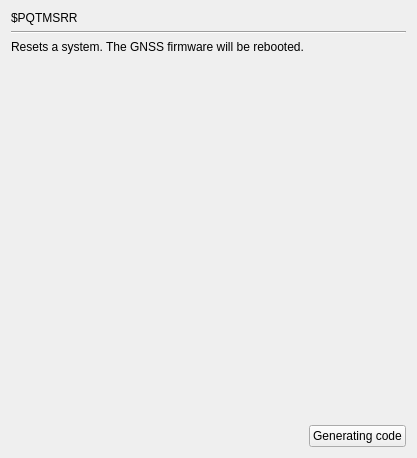
     <widget class="QWidget" name="page_PQTMSRR">
      <layout class="QGridLayout" name="gridLayout_232">
       <item row="0" column="0">
        <widget class="QLabel" name="label_492">
         <property name="text">
          <string>$PQTMSRR</string>
         </property>
        </widget>
       </item>
       <item row="1" column="0" colspan="2">
        <widget class="Line" name="line_124">
         <property name="orientation">
          <enum>Qt::Horizontal</enum>
         </property>
        </widget>
       </item>
       <item row="2" column="0" colspan="2">
        <widget class="QLabel" name="label_493">
         <property name="text">
          <string>Resets a system. The GNSS firmware will be rebooted.</string>
         </property>
        </widget>
       </item>
       <item row="3" column="1">
        <spacer name="verticalSpacer_124">
         <property name="orientation">
          <enum>Qt::Vertical</enum>
         </property>
         <property name="sizeHint" stdset="0">
          <size>
           <width>20</width>
           <height>365</height>
          </size>
         </property>
        </spacer>
       </item>
       <item row="4" column="0">
        <spacer name="horizontalSpacer_124">
         <property name="orientation">
          <enum>Qt::Horizontal</enum>
         </property>
         <property name="sizeHint" stdset="0">
          <size>
           <width>292</width>
           <height>20</height>
          </size>
         </property>
        </spacer>
       </item>
       <item row="4" column="1">
        <widget class="QPushButton" name="GC_PQTMSRR">
         <property name="text">
          <string>Generating code</string>
         </property>
        </widget>
       </item>
      </layout>
     </widget>
